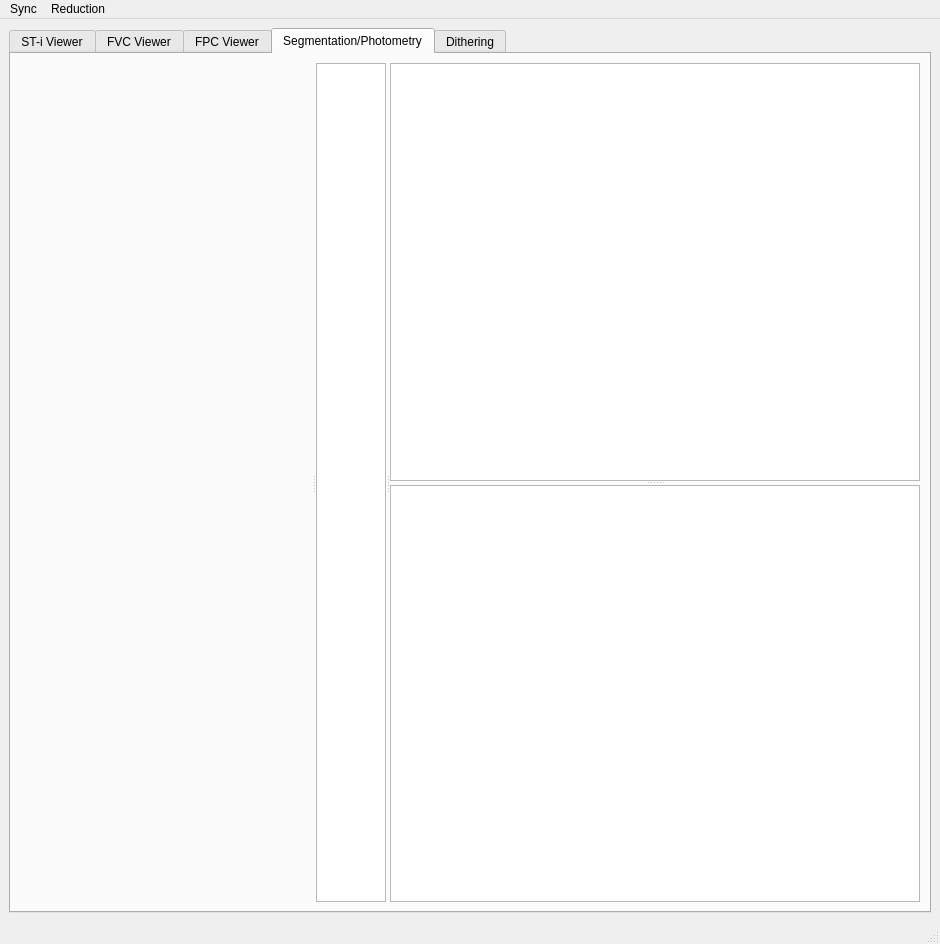
<?xml version="1.0" encoding="UTF-8"?>
<ui version="4.0">
 <class>MainWindow</class>
 <widget class="QMainWindow" name="MainWindow">
  <property name="geometry">
   <rect>
    <x>0</x>
    <y>0</y>
    <width>940</width>
    <height>944</height>
   </rect>
  </property>
  <property name="windowTitle">
   <string>MainWindow</string>
  </property>
  <widget class="QWidget" name="centralwidget">
   <layout class="QGridLayout" name="gridLayout_3">
    <item row="0" column="0">
     <widget class="QSplitter" name="splitter_5">
      <property name="orientation">
       <enum>Qt::Vertical</enum>
      </property>
      <widget class="QTabWidget" name="tabWidget">
       <property name="currentIndex">
        <number>3</number>
       </property>
       <widget class="QWidget" name="tab_sti_viewer">
        <attribute name="title">
         <string>ST-i Viewer</string>
        </attribute>
        <layout class="QGridLayout" name="gridLayout_2">
         <item row="0" column="0">
          <widget class="QSplitter" name="splitter_2">
           <property name="sizePolicy">
            <sizepolicy hsizetype="Expanding" vsizetype="Preferred">
             <horstretch>1</horstretch>
             <verstretch>0</verstretch>
            </sizepolicy>
           </property>
           <property name="orientation">
            <enum>Qt::Horizontal</enum>
           </property>
           <property name="opaqueResize">
            <bool>true</bool>
           </property>
           <property name="handleWidth">
            <number>8</number>
           </property>
           <widget class="ImageView" name="rawViewSTI">
            <property name="sizePolicy">
             <sizepolicy hsizetype="Expanding" vsizetype="Expanding">
              <horstretch>0</horstretch>
              <verstretch>0</verstretch>
             </sizepolicy>
            </property>
           </widget>
           <widget class="QSplitter" name="splitter">
            <property name="sizePolicy">
             <sizepolicy hsizetype="Preferred" vsizetype="Expanding">
              <horstretch>0</horstretch>
              <verstretch>0</verstretch>
             </sizepolicy>
            </property>
            <property name="orientation">
             <enum>Qt::Vertical</enum>
            </property>
            <property name="handleWidth">
             <number>8</number>
            </property>
            <widget class="QListWidget" name="listRawSTI">
             <property name="sizePolicy">
              <sizepolicy hsizetype="Expanding" vsizetype="Expanding">
               <horstretch>0</horstretch>
               <verstretch>0</verstretch>
              </sizepolicy>
             </property>
            </widget>
            <widget class="QTextBrowser" name="headerViewSTI">
             <property name="sizePolicy">
              <sizepolicy hsizetype="Expanding" vsizetype="Expanding">
               <horstretch>0</horstretch>
               <verstretch>1</verstretch>
              </sizepolicy>
             </property>
             <property name="minimumSize">
              <size>
               <width>530</width>
               <height>0</height>
              </size>
             </property>
            </widget>
           </widget>
          </widget>
         </item>
        </layout>
       </widget>
       <widget class="QWidget" name="tab_fvc_viewer">
        <attribute name="title">
         <string>FVC Viewer</string>
        </attribute>
        <layout class="QGridLayout" name="gridLayout_4">
         <item row="0" column="0">
          <widget class="QSplitter" name="splitter_7">
           <property name="sizePolicy">
            <sizepolicy hsizetype="Expanding" vsizetype="Preferred">
             <horstretch>1</horstretch>
             <verstretch>0</verstretch>
            </sizepolicy>
           </property>
           <property name="orientation">
            <enum>Qt::Horizontal</enum>
           </property>
           <property name="opaqueResize">
            <bool>true</bool>
           </property>
           <property name="handleWidth">
            <number>8</number>
           </property>
           <widget class="ImageView" name="rawViewFVC">
            <property name="sizePolicy">
             <sizepolicy hsizetype="Expanding" vsizetype="Expanding">
              <horstretch>0</horstretch>
              <verstretch>0</verstretch>
             </sizepolicy>
            </property>
           </widget>
           <widget class="QSplitter" name="splitter_8">
            <property name="sizePolicy">
             <sizepolicy hsizetype="Preferred" vsizetype="Expanding">
              <horstretch>0</horstretch>
              <verstretch>0</verstretch>
             </sizepolicy>
            </property>
            <property name="orientation">
             <enum>Qt::Vertical</enum>
            </property>
            <property name="handleWidth">
             <number>8</number>
            </property>
            <widget class="QListWidget" name="listRawFVC">
             <property name="sizePolicy">
              <sizepolicy hsizetype="Expanding" vsizetype="Expanding">
               <horstretch>0</horstretch>
               <verstretch>0</verstretch>
              </sizepolicy>
             </property>
            </widget>
            <widget class="QTextBrowser" name="headerViewFVC">
             <property name="sizePolicy">
              <sizepolicy hsizetype="Expanding" vsizetype="Expanding">
               <horstretch>0</horstretch>
               <verstretch>1</verstretch>
              </sizepolicy>
             </property>
             <property name="minimumSize">
              <size>
               <width>530</width>
               <height>0</height>
              </size>
             </property>
            </widget>
           </widget>
          </widget>
         </item>
        </layout>
       </widget>
       <widget class="QWidget" name="tab_fpc_viewer">
        <attribute name="title">
         <string>FPC Viewer</string>
        </attribute>
        <layout class="QGridLayout" name="gridLayout_5">
         <item row="0" column="0">
          <widget class="QSplitter" name="splitter_9">
           <property name="sizePolicy">
            <sizepolicy hsizetype="Expanding" vsizetype="Preferred">
             <horstretch>1</horstretch>
             <verstretch>0</verstretch>
            </sizepolicy>
           </property>
           <property name="orientation">
            <enum>Qt::Horizontal</enum>
           </property>
           <property name="opaqueResize">
            <bool>true</bool>
           </property>
           <property name="handleWidth">
            <number>8</number>
           </property>
           <widget class="ImageView" name="rawViewFPC">
            <property name="sizePolicy">
             <sizepolicy hsizetype="Expanding" vsizetype="Expanding">
              <horstretch>0</horstretch>
              <verstretch>0</verstretch>
             </sizepolicy>
            </property>
           </widget>
           <widget class="QSplitter" name="splitter_10">
            <property name="sizePolicy">
             <sizepolicy hsizetype="Preferred" vsizetype="Expanding">
              <horstretch>0</horstretch>
              <verstretch>0</verstretch>
             </sizepolicy>
            </property>
            <property name="orientation">
             <enum>Qt::Vertical</enum>
            </property>
            <property name="handleWidth">
             <number>8</number>
            </property>
            <widget class="QListWidget" name="listRawFPC">
             <property name="sizePolicy">
              <sizepolicy hsizetype="Expanding" vsizetype="Expanding">
               <horstretch>0</horstretch>
               <verstretch>0</verstretch>
              </sizepolicy>
             </property>
            </widget>
            <widget class="QTextBrowser" name="headerViewFPC">
             <property name="sizePolicy">
              <sizepolicy hsizetype="Expanding" vsizetype="Expanding">
               <horstretch>0</horstretch>
               <verstretch>1</verstretch>
              </sizepolicy>
             </property>
             <property name="minimumSize">
              <size>
               <width>530</width>
               <height>0</height>
              </size>
             </property>
            </widget>
           </widget>
          </widget>
         </item>
        </layout>
       </widget>
       <widget class="QWidget" name="tab_photometry">
        <attribute name="title">
         <string>Segmentation/Photometry</string>
        </attribute>
        <layout class="QGridLayout" name="gridLayout">
         <item row="0" column="0">
          <widget class="QSplitter" name="splitter_6">
           <property name="orientation">
            <enum>Qt::Horizontal</enum>
           </property>
           <widget class="QWidget" name="segView" native="true">
            <property name="sizePolicy">
             <sizepolicy hsizetype="Preferred" vsizetype="Preferred">
              <horstretch>1</horstretch>
              <verstretch>0</verstretch>
             </sizepolicy>
            </property>
            <layout class="QVBoxLayout" name="segViewLayout"/>
           </widget>
           <widget class="QSplitter" name="splitter_4">
            <property name="orientation">
             <enum>Qt::Horizontal</enum>
            </property>
            <widget class="QGraphicsView" name="photView3D"/>
            <widget class="QSplitter" name="splitter_3">
             <property name="orientation">
              <enum>Qt::Vertical</enum>
             </property>
             <widget class="QListWidget" name="listMaster"/>
             <widget class="QTextBrowser" name="tablePhot">
              <property name="minimumSize">
               <size>
                <width>530</width>
                <height>0</height>
               </size>
              </property>
             </widget>
            </widget>
           </widget>
          </widget>
         </item>
        </layout>
       </widget>
       <widget class="QWidget" name="tab_dithering">
        <attribute name="title">
         <string>Dithering</string>
        </attribute>
       </widget>
      </widget>
     </widget>
    </item>
   </layout>
  </widget>
  <widget class="QMenuBar" name="menubar">
   <property name="geometry">
    <rect>
     <x>0</x>
     <y>0</y>
     <width>940</width>
     <height>21</height>
    </rect>
   </property>
   <widget class="QMenu" name="menuFile">
    <property name="title">
     <string>Sync</string>
    </property>
    <addaction name="actionSyncAll"/>
    <addaction name="actionSyncSTI"/>
    <addaction name="actionSyncFVC"/>
    <addaction name="actionSyncFPC"/>
   </widget>
   <widget class="QMenu" name="menuReduction">
    <property name="title">
     <string>Reduction</string>
    </property>
    <addaction name="actionSetPathToFlat"/>
    <addaction name="actionReduceDatasetDir"/>
    <addaction name="actionReduceCurrentDatasetDir"/>
    <addaction name="actionReduceParentDir"/>
   </widget>
   <addaction name="menuFile"/>
   <addaction name="menuReduction"/>
  </widget>
  <widget class="QStatusBar" name="statusbar"/>
  <action name="actionSyncAll">
   <property name="text">
    <string>Sync All</string>
   </property>
  </action>
  <action name="actionSyncSTI">
   <property name="text">
    <string>Sync ST-i</string>
   </property>
  </action>
  <action name="actionSyncFVC">
   <property name="text">
    <string>Sync FVC</string>
   </property>
  </action>
  <action name="actionSetPathToFlat">
   <property name="text">
    <string>Set Path to Flat Dataset</string>
   </property>
  </action>
  <action name="actionSyncFPC">
   <property name="text">
    <string>Sync FPC</string>
   </property>
  </action>
  <action name="actionReduceDatasetDir">
   <property name="text">
    <string>Reduce Dataset Directory</string>
   </property>
  </action>
  <action name="actionReduceCurrentDatasetDir">
   <property name="text">
    <string>Reduce Current Dataset Directory</string>
   </property>
  </action>
  <action name="actionReduceParentDir">
   <property name="text">
    <string>Reduce Parent Directory Containing Datasets</string>
   </property>
  </action>
 </widget>
 <customwidgets>
  <customwidget>
   <class>ImageView</class>
   <extends>QGraphicsView</extends>
   <header>pyqtgraph</header>
  </customwidget>
 </customwidgets>
 <resources/>
 <connections/>
</ui>
